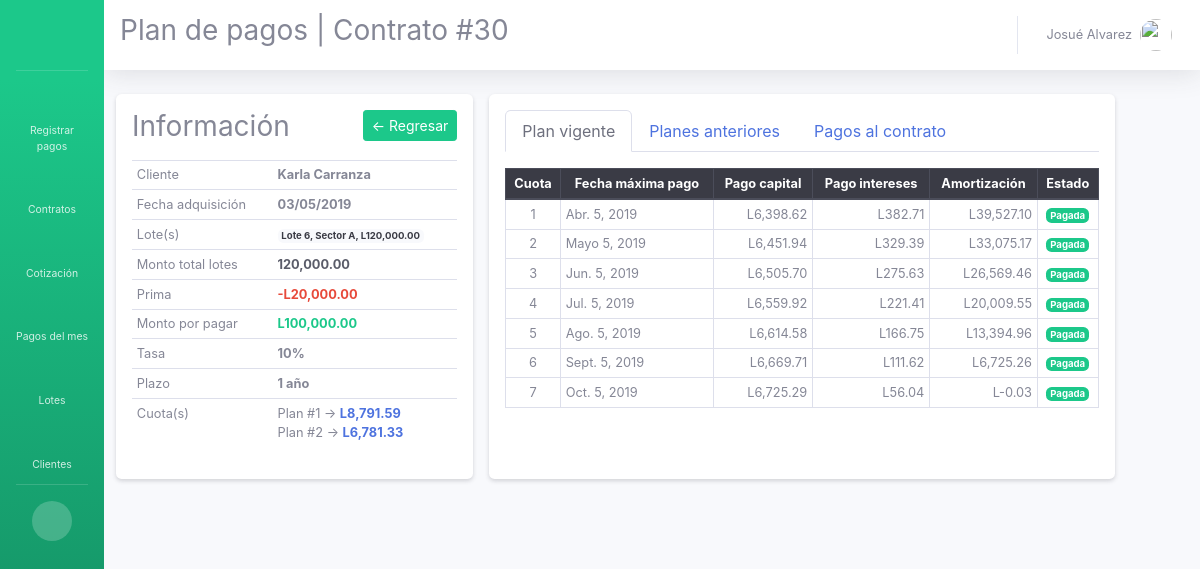
Page /s/contrato-plan/30/ (signed in) on the committed database.
### app_control_pagos/models.py (models this page shows, shortened)
class PlanPagos(models.Model):
  fecha_creacion =  models.DateTimeField(auto_now_add=True)
  numero = models.IntegerField()
  contrato = models.ForeignKey(Contrato, on_delete=models.CASCADE)
  abono = models.DecimalField(max_digits=15, decimal_places=2, null=True, blank=True)
  saldo_deuda = models.DecimalField(max_digits=15, decimal_places=2, null=True, blank=True)
  meses = models.IntegerField()
  estado = models.BooleanField(default=True)
  cuota = models.DecimalField(max_digits=15, decimal_places=2)

class Contrato(models.Model):
  TIPO_VENTA = (
    ('credito', 'Crédito'),
    ('contado', 'Contado')
  )
  cliente = models.ForeignKey(Cliente, on_delete=models.CASCADE)
  fecha_creacion = models.DateTimeField(auto_now_add=True)
  fecha_adquisicion = models.DateTimeField('Fecha adquisición')
  lotes = models.ManyToManyField(Lote)
  periodos = models.ForeignKey(Periodo, on_delete=models.CASCADE, null=True, blank=True)
  prima = models.DecimalField(max_digits=15, decimal_places=2, null=True, blank=True)
  tasa = models.CharField(max_length=3, null=True, blank=True)
  tipo_venta = models.CharField(max_length=7, choices=TIPO_VENTA, null=True, blank=True)
  estado = models.BooleanField(default=True)
  @property
  def monto_total_lotes(self):
    monto_total = 0
    for lote in self.lotes.all():
      monto_total += float(lote.precio)
    return monto_total
  @property
  def monto_contrato_despues_de_prima(self):
    monto_total = 0
    for lote in self.lotes.all():
      monto_total += float(lote.precio)
    return monto_total - float(self.prima)

class Cliente(models.Model):
  identidad = models.CharField(max_length=15, primary_key=True)
  nombre = models.CharField(max_length=20)
  apellido = models.CharField(max_length=20)
  direccion = models.CharField('Dirección', max_length=150)
  telefono1 = models.CharField('Teléfono 1', max_length=10, null=True, blank=True)
  telefono2 = models.CharField('Teléfono 2', max_length=10, null=True, blank=True)
  email = models.EmailField('Correo', null=True, blank=True)
  def __str__(self):
    return '{} {}'.format(self.nombre, self.apellido)

class Lote(models.Model):
  numero = models.IntegerField()
  sector = models.ForeignKey(Sector, on_delete = models.CASCADE)
  precio = models.DecimalField(max_digits=15, decimal_places=2)
  estado = models.ForeignKey(EstadoLote, on_delete = models.CASCADE)

class Sector(models.Model):
  descripcion = models.CharField('Descripción', max_length=15)
  latitud = models.CharField(max_length=40, null=True, blank=True)
  longitud = models.CharField(max_length=40, null=True, blank=True)
  def __str__(self):
    return self.descripcion

class Periodo(models.Model):
  cantidad_anios = models.IntegerField()
  class Meta:
    ordering = ['cantidad_anios']
  def __str__(self):
    if self.cantidad_anios == 1:
      return '{} año'.format(self.cantidad_anios)
    else:
      return '{} años'.format(self.cantidad_anios)

class DetallePlanPagos(models.Model):
  plan_pagos = models.ForeignKey(PlanPagos, on_delete=models.CASCADE)
  numero_cuota = models.IntegerField()
  cuota_capital = models.DecimalField(max_digits=15, decimal_places=2)
  cuota_intereses = models.DecimalField(max_digits=15, decimal_places=2)
  amortizacion = models.DecimalField(max_digits=15, decimal_places=2)
  fecha_maxima_pago = models.DateField()
  fecha_pago = models.DateTimeField(null=True, blank=True)
  cuota_pagada = models.BooleanField(default=False)

### app_control_pagos/views.py (the view)
# urls.py: path('contrato-plan/<int:id>/', views.detalle_plan_pagos, name="detalle_plan_pagos"),
@login_required()
def detalle_plan_pagos(request, id):
  contrato = Contrato.objects.get(pk=id)
  try:
    plan = PlanPagos.objects.get(contrato = contrato, estado = True)
    detalle = DetallePlanPagos.objects.filter(plan_pagos = plan).order_by('numero_cuota')
  except:
    plan = None
    detalle = None
  planes_anteriores = PlanPagos.objects.filter(contrato = contrato, estado = False).order_by('-fecha_creacion')
  cuotas_pagadas = DetallePlanPagos.objects.filter(cuota_pagada = True, plan_pagos__contrato = contrato)
  abonos = PlanPagos.objects.filter(contrato = contrato, abono__isnull = False)
  cuotas_pagadas_suma = DetallePlanPagos.objects.filter(cuota_pagada = True, plan_pagos__contrato = contrato).aggregate(suma = Sum('plan_pagos__cuota'))
  abonos_suma = PlanPagos.objects.filter(contrato = contrato, abono__isnull = False).aggregate(suma = Sum('abono'))
  total_contrato = 0
  if cuotas_pagadas_suma['suma'] and abonos_suma['suma']:
    total_contrato = float(cuotas_pagadas_suma['suma']) + float(abonos_suma['suma'])
  else:
    total_contrato = float(cuotas_pagadas_suma['suma'])
  total_contrato += float(contrato.prima)
  ctx = {
    'plan': plan,
    'detalle': detalle,
    'planes_anteriores': planes_anteriores,
    'cuotas_pagadas': cuotas_pagadas,
    'abonos': abonos,
    'contrato': contrato,
    'total_contrato': total_contrato
  }
  return render(request, 'app_pagos/detalle_plan_pagos.html', ctx)

### app_control_pagos/templates/app_pagos/detalle_plan_pagos.html (shortened to what this page needs)
{% extends "base.html" %}
{% block title_content %}
Plan de pagos | Contrato #{{ plan.contrato.id }}
{% endblock %}
{% load humanize %}
{% block content %}
<div class="row">
  <div class="col-md-4 shadow-sm p-3 mb-5 bg-white rounded mr-3">
    <div class="row">
      <div class="col-md-6"><h3 class="mb-3">Información</h3></div>
      <div class="col-md-6 text-right">
        <a href="{% url 'pagos:contrato' 'todos' %}" class="btn btn-success btn-sm">← Regresar</a>
      </div>
    </div>
    <table class="table table-sm table-font-small">
      <tr>
        <td>Cliente</td>
        <td><strong>{{ contrato.cliente }}</strong></td>
      </tr>
      <tr>
        <td>Fecha adquisición</td>
        <td><strong>{{ contrato.fecha_adquisicion|date:"m/d/Y" }}</strong></td>
      </tr>
      <tr>
        <td>Lote(s)</td>
        <td>
          {% for lote in contrato.lotes.all %}
          <span class="badge badge-light">Lote {{ lote.numero }}, {{ lote.sector }}, L{{ lote.precio|floatformat:2|intcomma }}</span> <br>
          {% endfor %}
        </td>
      </tr>
      <tr>
        <td>Monto total lotes</td>
        <td><strong class="text-dark">{{ contrato.monto_total_lotes|floatformat:2|intcomma }}</strong></td>
      </tr>
      <tr>
        <td>Prima</td>
        <td><strong class="text-danger">-L{{ contrato.prima|floatformat:2|intcomma }}</strong></td>
      </tr>
      <tr>
        <td>Monto por pagar</td>
        <td><strong class="text-success">L{{ contrato.monto_contrato_despues_de_prima|floatformat:2|intcomma }}</strong></td>
      </tr>
      <tr>
        <td>Tasa</td>
        <td><strong>{{ contrato.tasa }}</strong></td>
      </tr>
      <tr>
        <td>Plazo</td>
        <td><strong>{{ contrato.periodos }}</strong></td>
      </tr>
      <tr>
        <td>Cuota(s)</td>
        <td>
          {% for plan in contrato.planpagos_set.all %}
          Plan #{{ plan.numero }} → <strong class="text-primary">L{{ plan.cuota|floatformat:2|intcomma }}</strong> <br>
          {% endfor %}
        </td>
      </tr>
    </table>
  </div>
  <div class="col-md-7 shadow-sm p-3 mb-5 bg-white rounded">
    <nav>
      <div class="nav nav-tabs" id="nav-tab" role="tablist">
        <a class="nav-item nav-link active" id="nav-plan-activo-tab"
           data-toggle="tab" href="#nav-plan-activo" role="tab"
           aria-controls="nav-plan-activo" aria-selected="true">Plan vigente</a>
        <a class="nav-item nav-link" id="nav-plan-anterior-tab"
           data-toggle="tab" href="#nav-plan-anterior" role="tab"
           aria-controls="nav-plan-anterior" aria-selected="false">Planes anteriores</a>
        <a class="nav-item nav-link" id="nav-pagos-contrato-tab"
           data-toggle="tab" href="#nav-pagos-contrato" role="tab"
           aria-controls="nav-pagos-contrato" aria-selected="false">Pagos al contrato</a>
      </div>
    </nav>
    <div class="tab-content mt-3" id="nav-tabContent">
      <div class="tab-pane fade show active" id="nav-plan-activo" role="tabpanel" aria-labelledby="nav-plan-activo-tab">
        {% if detalle %}
        <table class="table table-sm table-bordered table-font-small">
          <thead class="thead-dark">
            <tr>
              <th class="text-center">Cuota</th>
              <th class="text-center">Fecha máxima pago</th>
              <th class="text-center">Pago capital</th>
              <th class="text-center">Pago intereses</th>
              <th class="text-center">Amortización</th>
              <th class="text-center">Estado</th>
            </tr>
          </thead>
          <tbody>
            {% for cuota in detalle %}
              <tr>
                <td class="text-center">{{ cuota.numero_cuota }}</td>
                <td>{{ cuota.fecha_maxima_pago }}</td>
                <td class="text-right">L{{ cuota.cuota_capital|floatformat:2|intcomma }}</td>
                <td class="text-right">L{{ cuota.cuota_intereses|floatformat:2|intcomma }}</td>
                <td class="text-right">L{{ cuota.amortizacion|floatformat:2|intcomma }}</td>
                <td class="text-center">
                  {% if cuota.cuota_pagada %}
                  <span class="badge badge-success">Pagada</span>
                  {% else %}
                  <span class="badge badge-danger">Pendiente</span>
                  {% endif %}
                </td>
              </tr>
            {% endfor %}
          </tbody>
        </table>
        {% else %}
        <div class="alert alert-warning" role="alert">
          El contrato ha finalizado. <br> Más información en <strong>Planes anteriores</strong> o <strong>Pagos al contrato</strong>
        </div>
        {% endif %}
      </div>
    </div>
  </div>
</div>
{% endblock %}

### global_templates/base.html (shortened to what this page needs)
<!DOCTYPE html>
<html lang="en">
<head>
  {% load static %}
  <link href="{% static 'vendor/fontawesome-free/css/all.min.css' %} " rel="stylesheet">
  <link href="{% static 'bootstrap/css/bootstrap.css' %}" rel="stylesheet">
  <link href="{% static 'bootstrap/css/sb-admin-2.css' %}" rel="stylesheet">
  <link href="{% static 'jquery-ui/css/chosen.min.css' %}" rel="stylesheet">
</head>
<body id="page-top">
  <div id="wrapper">
    <ul class="navbar-nav bg-gradient-success sidebar sidebar-dark accordion toggled" id="accordionSidebar">
      <a class="sidebar-brand d-flex align-items-center justify-content-center" href="index.html">
      </a>
      <hr class="sidebar-divider">
      {% if user.is_superuser %}
      <li class="nav-item">
        <a class="nav-link" href="{% url 'pagos:registrar_pago' %}">
          <i class="fas fa-fw fa-cash-register"></i>
          <span>Registrar pagos</span>
        </a>
      </li>
      {% endif %}
      <li class="nav-item">
        <a class="nav-link" href="{% url 'pagos:contrato' 'todos' %}">
          <i class="fas fa-fw fa-file-alt"></i>
          <span>Contratos</span>
        </a>
      </li>
      <li class="nav-item">
        <a class="nav-link" href="{% url 'pagos:cotizacion_view' %}">
          <i class="fas fa-fw fa-scroll"></i>
          <span>Cotización</span>
        </a>
      </li>
      <li class="nav-item">
        <a class="nav-link" href="{% url 'pagos:pagos_del_mes' %}">
          <i class="fas fa-fw fa-dollar-sign"></i>
          <span>Pagos del mes</span>
        </a>
      </li>
      {% if user.is_superuser %}
      <li class="nav-item">
        <a class="nav-link" href="{% url 'pagos:lotes' %}">
          <i class="fas fa-fw fa-map-signs"></i>
          <span>Lotes</span>
        </a>
      </li>
      {% endif %}
      <li class="nav-item">
        <a class="nav-link" href="{% url 'pagos:clientes' %}">
          <i class="fas fa-fw fa-users"></i>
          <span>Clientes</span>
        </a>
      </li>
      <hr class="sidebar-divider d-none d-md-block">
      <div class="text-center d-none d-md-inline">
        <button class="rounded-circle border-0" id="sidebarToggle"></button>
      </div>
    </ul>
    <div id="content-wrapper" class="d-flex flex-column">
      <div id="content">
        <nav class="navbar navbar-expand navbar-light bg-white topbar mb-4 static-top shadow">
          <h3>{% block title_content %}{% endblock  %}</h3>
          <ul class="navbar-nav ml-auto">
            <li class="nav-item dropdown no-arrow">
              <a class="nav-link dropdown-toggle" href="#" id="userDropdown" role="button" data-toggle="dropdown" aria-haspopup="true" aria-expanded="false">
                <span class="mr-2 d-none d-lg-inline text-gray-600 small">{{ user.get_full_name }}</span>
                <img class="img-profile rounded-circle" src="{% static 'images/avatar.png' %}">
              </a>
            </li>
          </ul>
        </nav>
        <div class="container-fluid">
        {% block content %}
        {% endblock %}
        </div>
      </div>
    </div>
  </div>
</body>
</html>

### global_templates/base.html (style rules this page uses)
.table-font-small { font-size: 0.8em }

### rows in the picture
PlanPagos: contrato.id "30", numero "2", cuota "6,781.33"
Contrato: cliente "Karla Carranza", fecha_adquisicion "03/05/2019", monto_total_lotes "120,000.00", prima "20,000.00", monto_contrato_despues_de_prima "100,000.00", tasa "10%", periodos "1 año"
Lote: numero "6", sector "Sector A", precio "120,000.00"
PlanPagos: numero "1", cuota "8,791.59"
DetallePlanPagos: numero_cuota "1", fecha_maxima_pago "Abr. 5, 2019", cuota_capital "6,398.62", cuota_intereses "382.71", amortizacion "39,527.10", cuota_pagada "Pagada"
DetallePlanPagos: numero_cuota "2", fecha_maxima_pago "Mayo 5, 2019", cuota_capital "6,451.94", cuota_intereses "329.39", amortizacion "33,075.17", cuota_pagada "Pagada"
DetallePlanPagos: numero_cuota "3", fecha_maxima_pago "Jun. 5, 2019", cuota_capital "6,505.70", cuota_intereses "275.63", amortizacion "26,569.46", cuota_pagada "Pagada"
DetallePlanPagos: numero_cuota "4", fecha_maxima_pago "Jul. 5, 2019", cuota_capital "6,559.92", cuota_intereses "221.41", amortizacion "20,009.55", cuota_pagada "Pagada"
DetallePlanPagos: numero_cuota "5", fecha_maxima_pago "Ago. 5, 2019", cuota_capital "6,614.58", cuota_intereses "166.75", amortizacion "13,394.96", cuota_pagada "Pagada"
DetallePlanPagos: numero_cuota "6", fecha_maxima_pago "Sept. 5, 2019", cuota_capital "6,669.71", cuota_intereses "111.62", amortizacion "6,725.26", cuota_pagada "Pagada"
DetallePlanPagos: numero_cuota "7", fecha_maxima_pago "Oct. 5, 2019", cuota_capital "6,725.29", cuota_intereses "56.04", amortizacion "-0.03", cuota_pagada "Pagada"

### other values in the picture
{{ user.get_full_name }} "Josué Alvarez"
